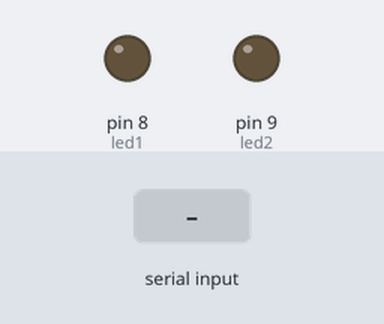
The sketch below on a simulated Arduino Uno, built with avr-gcc and run on an emulated ATmega328P. Parts: output pins drawn as LEDs (lit = HIGH). Inputs (shaded band) come from the test bench.

Above: at 1.2 s.
1.3 s: "1" received over Serial
At 1.8 s:
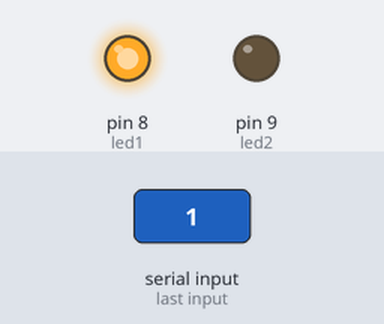
2.8 s: "3" received over Serial
At 4.0 s:
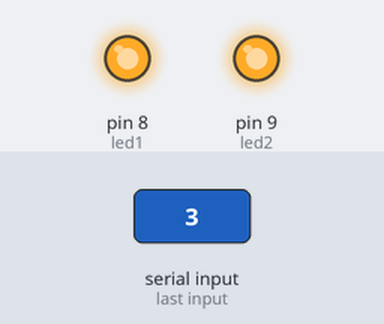
4.3 s: "2" received over Serial
At 5.3 s:
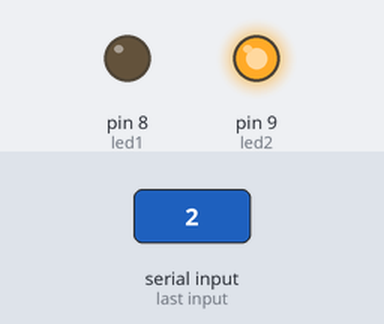
5.8 s: "4" received over Serial
At 6.4 s:
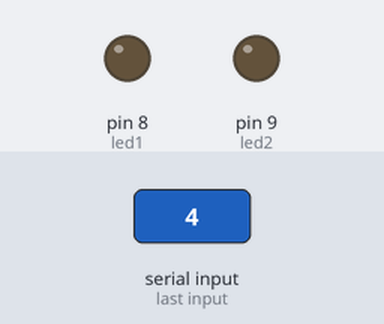
Timing chart, 0 to 8.3 s (numbered marks = the images above; inputs shaded):
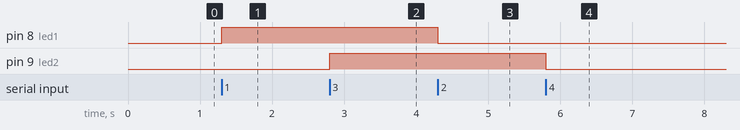

The sketch:

2024_12_05.ino
```cpp
int led1 = 8; // KIRMIZI LED için 8 numaralı pin
int led2 = 9; // YEŞİL LED için 9 numaralı pin

void setup() {
    pinMode(led1, OUTPUT); // led1 pini çıkış olarak ayarlandı
    pinMode(led2, OUTPUT); // led2 pini çıkış olarak ayarlandı
    Serial.begin(9600);    // Seri haberleşme 9600 baud hızı ile başlatıldı
}

void loop() {
    if (Serial.available() > 0) { // Seri portta veri varsa
        char command = Serial.read(); // Komutu oku

        // LED'leri kontrol et
        if (command == '1') {
            digitalWrite(led1, HIGH); // Kırmızı LED Aç
        }
        if (command == '2') {
            digitalWrite(led1, LOW);  // Kırmızı LED Kapat
        }
        if (command == '3') {
            digitalWrite(led2, HIGH); // Yeşil LED Aç
        }
        if (command == '4') {
            digitalWrite(led2, LOW);  // Yeşil LED Kapat
        }
     }
}
```

Measured:
- after the input at 1.3 s, pin 8 (led1): LOW → HIGH at once
- after the input at 2.8 s, pin 9 (led2): LOW → HIGH at once
- after the input at 4.3 s, pin 8 (led1): HIGH → LOW at once
- after the input at 5.8 s, pin 9 (led2): HIGH → LOW at once
